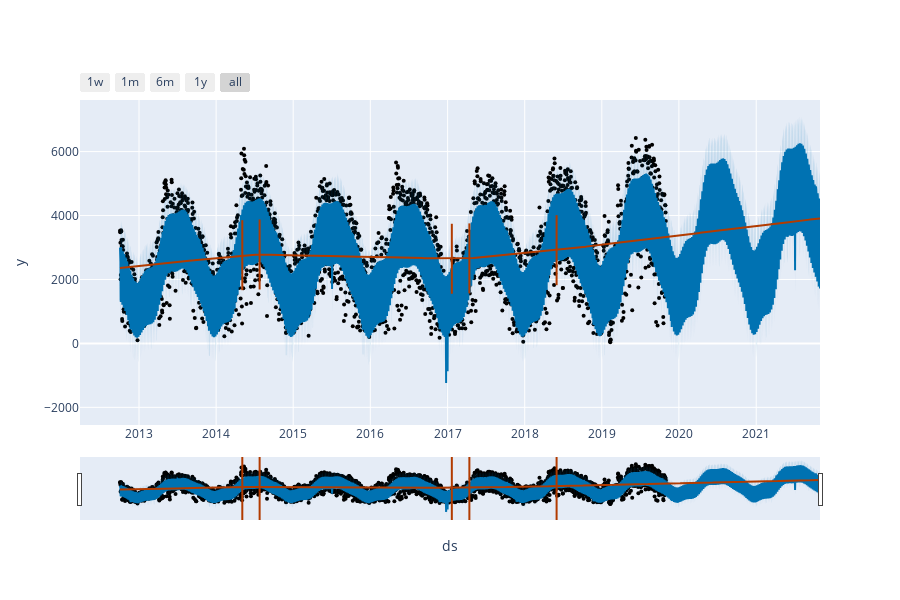

Notebook source saved alongside this figure:
### Code cell
fig = plot_plotly(model, forecast, trend = True, changepoints = True)
py.iplot(fig)

### Figure 1 — Plotly figure (JSON) as saved in the notebook; plotly's stock layout.template omitted (floating-point values rounded to 4 significant figures; data arrays with more than 128 entries replaced by an {"elided": "..."} marker saying what was removed)
{"data": [{"marker": {"color": "black", "size": 4}, "mode": "markers", "name": "Actual", "type": "scatter", "x": {"elided": "2585 str values"}, "y": {"elided": "2585 int values"}}, {"hoverinfo": "skip", "line": {"width": 0}, "mode": "lines", "type": "scatter", "x": {"elided": "3315 str values"}, "y": {"elided": "3315 float values"}}, {"fill": "tonexty", "fillcolor": "rgba(0, 114, 178, 0.2)", "line": {"color": "#0072B2", "width": 2}, "mode": "lines", "name": "Predicted", "type": "scatter", "x": {"elided": "3315 str values"}, "y": {"elided": "3315 float values"}}, {"fill": "tonexty", "fillcolor": "rgba(0, 114, 178, 0.2)", "hoverinfo": "skip", "line": {"width": 0}, "mode": "lines", "type": "scatter", "x": {"elided": "3315 str values"}, "y": {"elided": "3315 float values"}}, {"line": {"color": "#B23B00", "width": 2}, "mode": "lines", "name": "Trend", "type": "scatter", "x": {"elided": "3315 str values"}, "y": {"elided": "3315 float values"}}, {"hoverinfo": "skip", "marker": {"color": "#B23B00", "line": {"width": 2}, "size": 50, "symbol": "line-ns-open"}, "mode": "markers", "type": "scatter", "x": ["2014-05-05T00:00:00", "2014-07-26T00:00:00", "2017-01-21T00:00:00", "2017-04-14T00:00:00", "2018-06-01T00:00:00"], "y": [2760.0, 2781.0, 2648.0, 2659.0, 2916.0]}], "layout": {"height": 600, "showlegend": false, "width": 900, "xaxis": {"rangeselector": {"buttons": [{"count": 7, "label": "1w", "step": "day", "stepmode": "backward"}, {"count": 1, "label": "1m", "step": "month", "stepmode": "backward"}, {"count": 6, "label": "6m", "step": "month", "stepmode": "backward"}, {"count": 1, "label": "1y", "step": "year", "stepmode": "backward"}, {"step": "all"}]}, "rangeslider": {"visible": true}, "title": {"text": "ds"}, "type": "date"}, "yaxis": {"title": {"text": "y"}}}}
